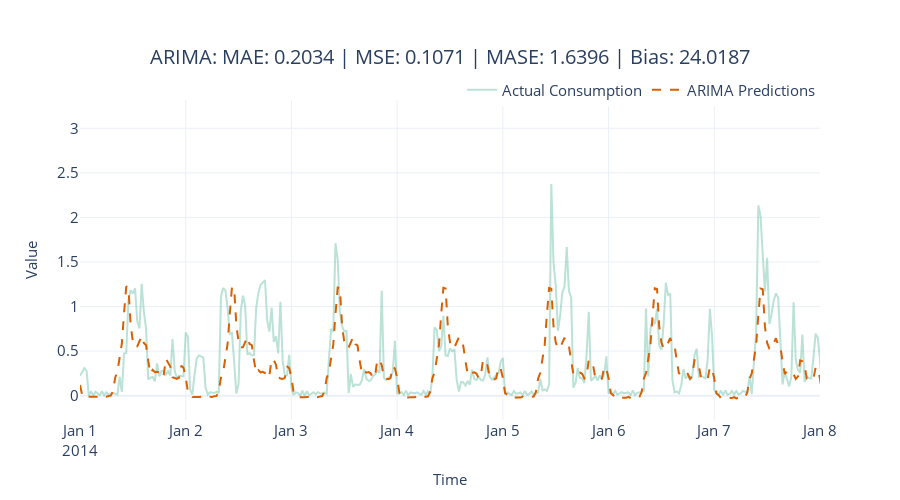

Write notebook code for a chart like this one.
### Code cell
fig = plot_forecast(pred_df, forecast_columns=["arima_predictions"], forecast_display_names=['ARIMA Predictions'])
fig = format_plot(fig, title=f"ARIMA: MAE: {metrics['MAE']:.4f} | MSE: {metrics['MSE']:.4f} | MASE: {metrics['MASE']:.4f} | Bias: {metrics['Forecast Bias']:.4f}")
fig.update_xaxes(type="date", range=["2014-01-01", "2014-01-08"])
fig.write_image("imgs/chapter_4/arima.png")
fig.show()

### Figure 1 — Plotly figure (JSON) as saved in the notebook; plotly's stock layout.template omitted (floating-point values rounded to 4 significant figures; data arrays with more than 128 entries replaced by an {"elided": "..."} marker saying what was removed)
{"data": [{"line": {"color": "rgba(27,158,119, 0.3)"}, "mode": "lines", "name": "Actual Consumption", "type": "scatter", "x": {"elided": "1488 str values"}, "y": {"elided": "1488 float values"}}, {"line": {"color": "rgba(217,95,2, 1)", "dash": "dash"}, "mode": "lines", "name": "ARIMA Predictions", "type": "scatter", "x": {"elided": "1488 str values"}, "y": {"elided": "1488 float values"}}], "layout": {"autosize": false, "height": 500, "legend": {"font": {"size": 15}, "orientation": "h", "title": {}, "x": 1, "xanchor": "right", "y": 0.98, "yanchor": "bottom"}, "title": {"font": {"size": 20}, "text": "ARIMA: MAE: 0.2034 | MSE: 0.1071 | MASE: 1.6396 | Bias: 24.0187", "x": 0.5, "xanchor": "center", "yanchor": "top"}, "width": 900, "xaxis": {"range": ["2014-01-01", "2014-01-08"], "tickfont": {"size": 15}, "title": {"font": {"size": 15}, "text": "Time"}, "type": "date"}, "yaxis": {"tickfont": {"size": 15}, "title": {"font": {"size": 15}, "text": "Value"}}}}
